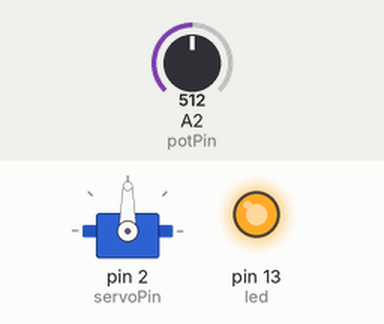
Simulated run of this sketch. Board: Arduino Uno, built with avr-gcc and run on an emulated ATmega328P. Shown: servo, output pins drawn as LEDs (lit = HIGH). The inputs (shaded band) are chosen by the test bench; at power-on: A2 (potPin) = 512. What the sketch prints to the serial monitor is not drawn.

Above: at 1.2 s.
1.3 s: A2 (potPin) set to 716
At 2.4 s:
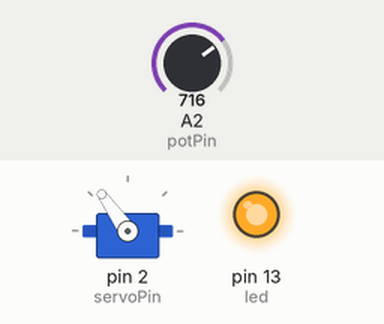
2.8 s: A2 (potPin) set to 900
At 3.5 s:
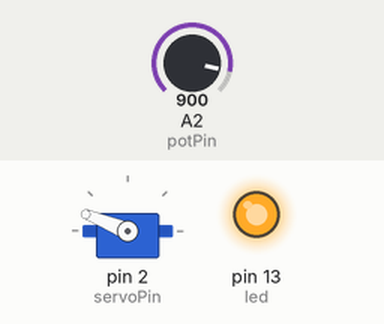
4.3 s: A2 (potPin) set to 1023
At 4.7 s:
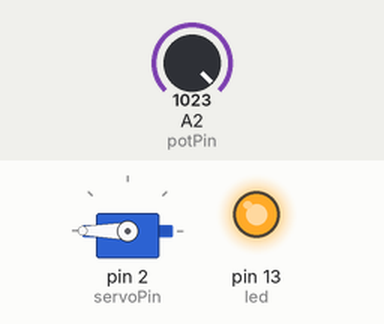
5.8 s: A2 (potPin) set to 306
At 7.0 s:
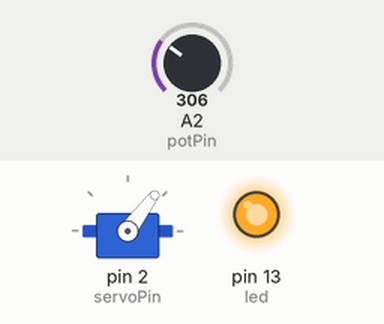
7.3 s: A2 (potPin) set to 122
At 8.2 s:
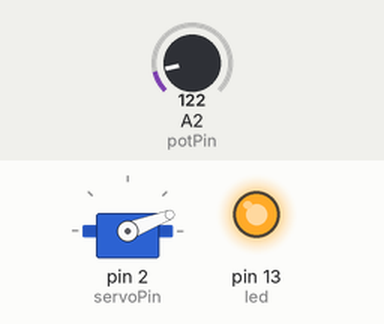
8.8 s: A2 (potPin) set to 0
At 9.2 s:
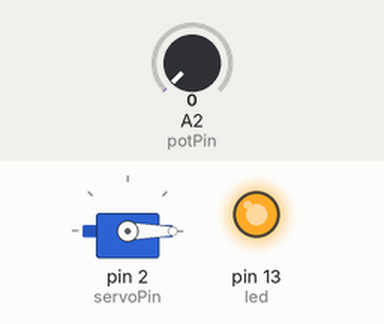
Timing chart, 0 to 11.3 s (numbered marks = the images above; inputs shaded):
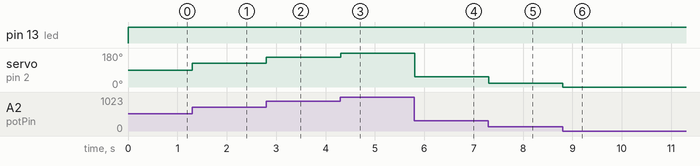

The sketch:

ContServo.ino
```cpp
#include <Servo.h>

const int led = 13;
const int servoPin = 2;
const int potPin = 2;
int potVal = 0;
int servoVal = 0;

int potRead;

Servo myServo;

void setup() {
  pinMode(led, OUTPUT);
  myServo.attach(servoPin);

  Serial.begin(115200);
}

void loop() {
  // (0 - 1023)
  potVal =analogRead(potPin);
  // (0 - 180)
  servoVal = map(potVal, 0, 1023, 0, 180);
  Serial.print("potVal: ");
  Serial.println(potVal);
  Serial.print("servoVal: ");
  Serial.println(servoVal);

  myServo.write(servoVal);
  digitalWrite(led, HIGH);
}
```

Measured:
- after the input at 1.3 s, servo on pin 2 (servoPin): 90° → 125° at once
- after the input at 2.8 s, servo on pin 2 (servoPin): 125° → 158° at once
- after the input at 4.3 s, servo on pin 2 (servoPin): 158° → 180° at once
- after the input at 5.8 s, servo on pin 2 (servoPin): 180° → 53° at once
- after the input at 7.3 s, servo on pin 2 (servoPin): 53° → 21° at once
- after the input at 8.8 s, servo on pin 2 (servoPin): 21° → 0° at once
